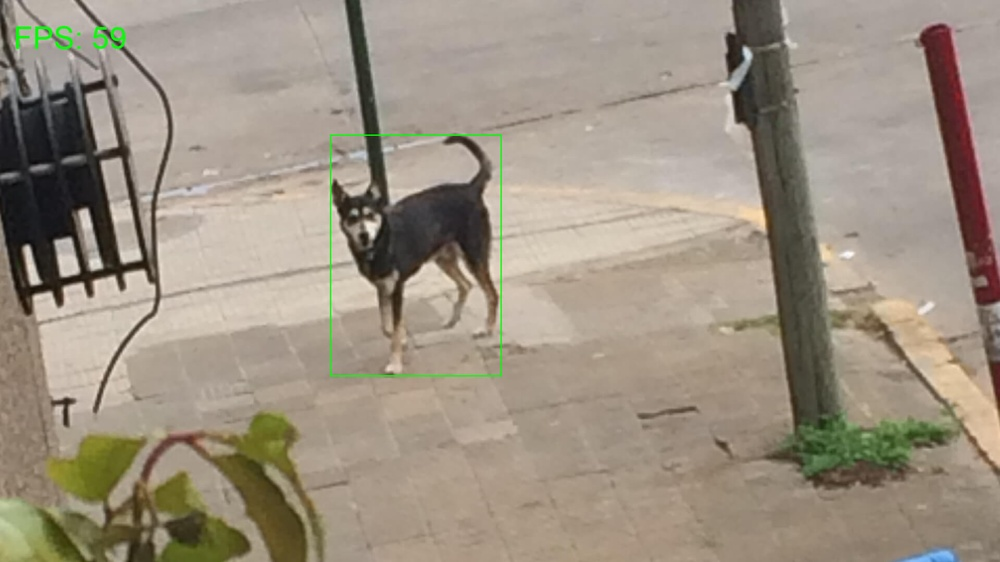
#> input picture img/test_capture.jpg, 1000 x 562 px, shrunk from 1920 x 1080 before the run
$ python -i frames_processor.py   (imports and definitions only)
#> lines starting #> are read from the running program, lines starting #| are printed output that depends on the picture
#> further down, picture is the input picture: shape (562, 1000, 3); mean B, G, R 130, 145.5, 156.5
import cv2


def process_frame(frame, first_frame=None, min_contour_area=1000):
    """
    Process a video frame for motion detection.

    Args:
        frame (numpy.ndarray): The current frame from the video feed.
        first_frame (numpy.ndarray, optional): The initial frame for comparison. Defaults to None.
        min_contour_area (int, optional): Minimum area for contours to be considered motion. Defaults to 1000.

    Returns:
        tuple: Processed frame, updated first frame, motion status (1 if motion detected, 0 otherwise).
    """
#> called with min_contour_area = 1000
    status = 0

    # convert frame to grayscale
    gray = cv2.cvtColor(frame, cv2.COLOR_BGR2GRAY)
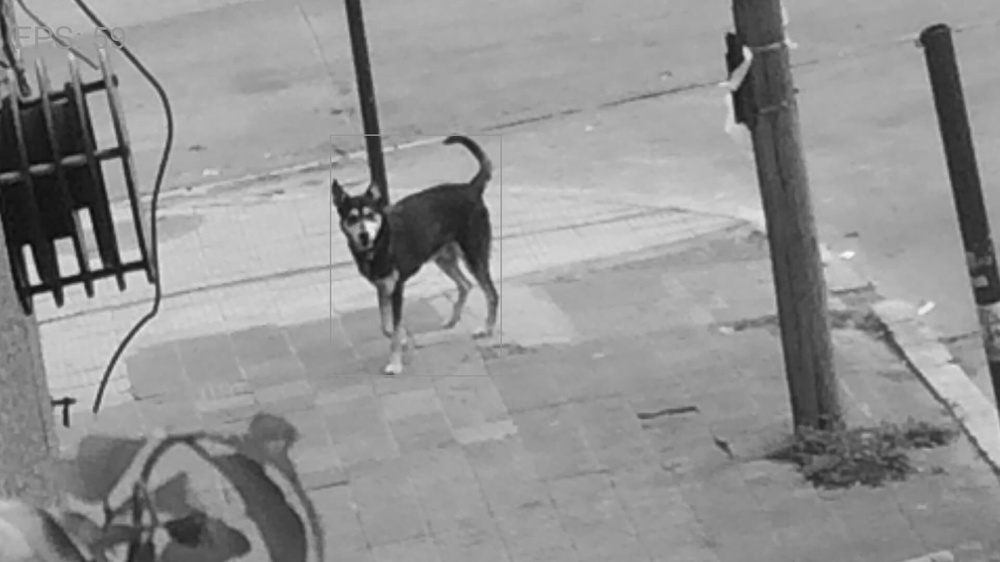
#> gray: shape (562, 1000); min 8, max 252, mean 147
    # apply Gaussian blur to reduce noise
    gray = cv2.GaussianBlur(gray, (21, 21), 0)
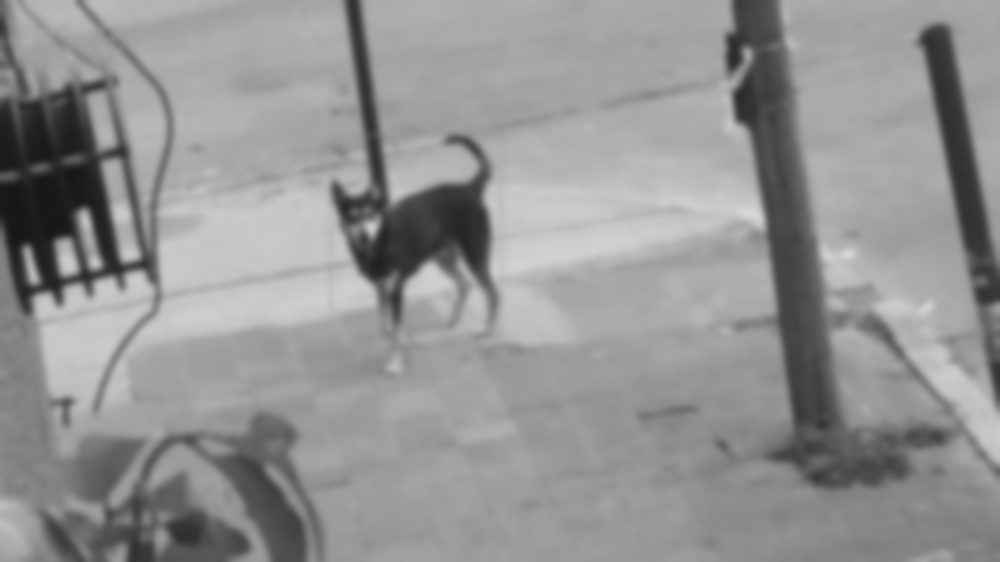
#> gray: shape (562, 1000); min 22, max 215, mean 147

    if first_frame is None:
        first_frame = gray
        return frame, gray, status

    # compute the absolute difference between the current frame and the first frame
    delta_frame = cv2.absdiff(first_frame, gray)
    # apply threshold to get binary image
    thresh_frame = cv2.threshold(delta_frame, 30, 255, cv2.THRESH_BINARY)[1]
    # dilate the threshold frame to fill in holes
    thresh_frame = cv2.dilate(thresh_frame, None, iterations=2)

    # find contours in the threshold frame
    contours, _ = cv2.findContours(
        thresh_frame.copy(), cv2.RETR_EXTERNAL, cv2.CHAIN_APPROX_SIMPLE
    )

    for contour in contours:
        if cv2.contourArea(contour) < min_contour_area:
            continue
        status = 1  # motion detected

        # draw bounding box around the motion
        (x, y, w, h) = cv2.boundingRect(contour)
        cv2.rectangle(frame, (x, y), (x + w, y + h), (0, 255, 0), 3)

    return frame, first_frame, status

>>> import cv2
>>> picture = cv2.imread('../img/test_capture.jpg')
>>> result = process_frame(picture)
